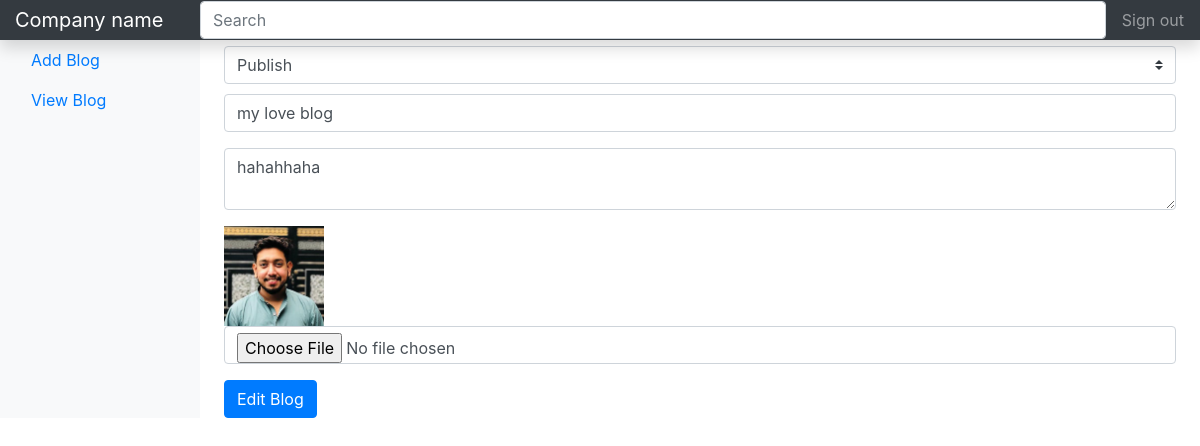
Page /admin/blog/editblog/3 on the committed database.
### tables this page shows
CREATE TABLE `articles` (
  `blogid` int(11) NOT NULL,
  `blogTitle` varchar(255) DEFAULT NULL,
  `blogDescription` text DEFAULT NULL,
  `blogImage` varchar(300) DEFAULT NULL,
  `status` tinyint(1) NOT NULL DEFAULT 1,
  `createdTime` timestamp NOT NULL DEFAULT current_timestamp(),
  `updatedTime` timestamp NOT NULL DEFAULT current_timestamp() ON UPDATE current_timestamp()
);

### application/controllers/admin/Blog.php (called while the page is built, shortened)
<?php
class Blog extends CI_Controller {
	function editblog($blog_id){
		$query = $this->db->query("SELECT  `blogTitle`, `blogDescription`, `blogImage`, `status` FROM `articles` WHERE `blogid`='$blog_id'");
		$data['result'] = $query->result_array();
		$data['blog_id'] = $blog_id;
		$this->load->view("adminpanel/editblog",$data);
	}
}

### index.php (called while the page is built, shortened)
<?php
require_once BASEPATH.'core/CodeIgniter.php';

### application/views/adminpanel/editblog.php (the view, shortened to what this page needs)
    <main role="main" class="col-md-9 ml-sm-auto col-lg-10 px-4">
      <h2>Edit Blog</h2>
      <form enctype="multipart/form-data" action="<?= base_url().'admin/blog/editblog_post' ?>" method="post">
        <select class="custom-select" name="publish_unpublish">
          <option value="1" <?= ( $result[0]['status'] == "1" ? "selected" : "" ); ?>>Publish</option>
        </select>
        <br>
        <div class="form-group" style="margin-top: 10px;">
          <input type="text" value="<?= $result[0]['blogTitle'] ?>" class="form-control" name="blogTitle" placeholder="Title">
        </div>
        <div class="form-group">
          <textarea class="form-control" name="desc" placeholder="Blog Desc"><?= $result[0]['blogDescription'] ?></textarea>
        </div>
        <div class="form-group">
          <img width="100" src="<?= base_url().$result[0]['blogImage']?>">
          <input type="file" class="form-control" name="file" placeholder="Title">
        </div>
        <button type="submit" class="btn btn-primary">Edit Blog</button>
      </form>
    </main>
  </div>
</div>

### rows in the picture
articles: publish_unpublish "Publish", blogTitle "my love blog", desc "hahahhaha", blogImage (picture)
